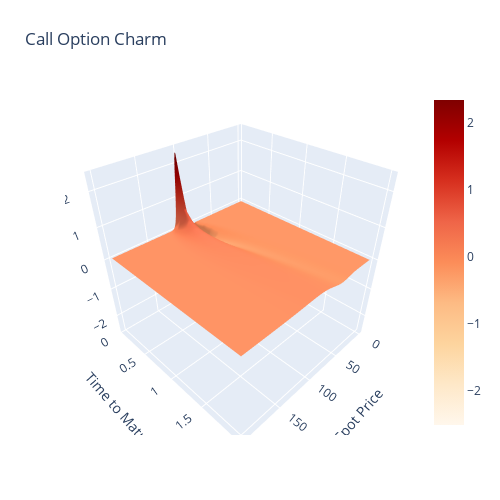

Notebook code for this chart:
### Code cell
#Figure 3
fig = go.Figure(data=[go.Surface(z=Ch, x=T, y=S, colorscale="OrRd")])
fig.update_layout(title='Call Option Charm', autosize=False,
                  width=500, height=500,
                  margin=dict(l=65, r=50, b=65, t=90),
                  scene=dict(xaxis_title="Spot Price",
                             yaxis_title="Time to Maturity",
                             zaxis_title="Charm"))
fig.show()

### Figure 1 — Plotly figure (JSON) as saved in the notebook; plotly's stock layout.template omitted (floating-point values rounded to 4 significant figures; data arrays with more than 128 entries replaced by an {"elided": "..."} marker saying what was removed)
{"data": [{"colorscale": [[0, "rgb(255,247,236)"], [0.125, "rgb(254,232,200)"], [0.25, "rgb(253,212,158)"], [0.375, "rgb(253,187,132)"], [0.5, "rgb(252,141,89)"], [0.625, "rgb(239,101,72)"], [0.75, "rgb(215,48,31)"], [0.875, "rgb(179,0,0)"], [1, "rgb(127,0,0)"]], "type": "surface", "x": {"elided": "20x200 int values"}, "y": {"elided": "20x200 float values"}, "z": {"elided": "20x200 float values"}}], "layout": {"autosize": false, "height": 500, "margin": {"b": 65, "l": 65, "r": 50, "t": 90}, "scene": {"xaxis": {"title": {"text": "Spot Price"}}, "yaxis": {"title": {"text": "Time to Maturity"}}, "zaxis": {"title": {"text": "Charm"}}}, "title": {"text": "Call Option Charm"}, "width": 500}}
